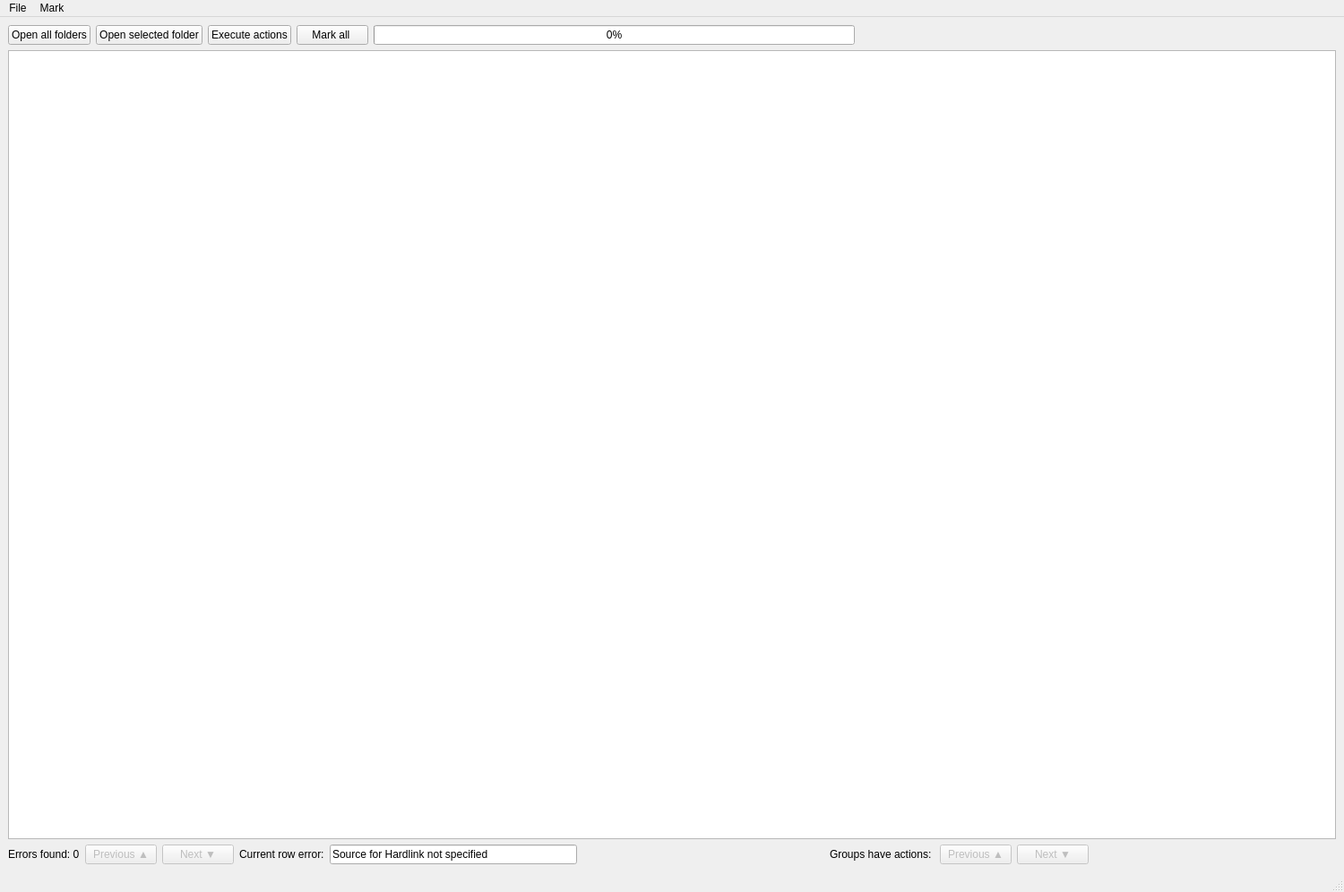
<?xml version="1.0" encoding="UTF-8"?>
<ui version="4.0">
 <class>MainWindow</class>
 <widget class="QMainWindow" name="MainWindow">
  <property name="geometry">
   <rect>
    <x>0</x>
    <y>0</y>
    <width>1500</width>
    <height>996</height>
   </rect>
  </property>
  <property name="sizePolicy">
   <sizepolicy hsizetype="Maximum" vsizetype="Maximum">
    <horstretch>0</horstretch>
    <verstretch>0</verstretch>
   </sizepolicy>
  </property>
  <property name="windowTitle">
   <string>MainWindow</string>
  </property>
  <widget class="QWidget" name="centralwidget">
   <layout class="QVBoxLayout" name="verticalLayout_2">
    <item>
     <layout class="QVBoxLayout" name="verticalLayout">
      <property name="sizeConstraint">
       <enum>QLayout::SetDefaultConstraint</enum>
      </property>
      <item>
       <layout class="QHBoxLayout" name="horizontalLayout">
        <item>
         <widget class="QPushButton" name="pushButton">
          <property name="text">
           <string>Open all folders</string>
          </property>
         </widget>
        </item>
        <item>
         <widget class="QPushButton" name="gui_button">
          <property name="text">
           <string>Open selected folder</string>
          </property>
         </widget>
        </item>
        <item>
         <widget class="QPushButton" name="pushButton_2">
          <property name="text">
           <string>Execute actions</string>
          </property>
         </widget>
        </item>
        <item>
         <widget class="QPushButton" name="pushButton_3">
          <property name="text">
           <string>Mark all </string>
          </property>
         </widget>
        </item>
        <item>
         <widget class="QProgressBar" name="progressBar">
          <property name="enabled">
           <bool>true</bool>
          </property>
          <property name="sizePolicy">
           <sizepolicy hsizetype="Expanding" vsizetype="Fixed">
            <horstretch>0</horstretch>
            <verstretch>0</verstretch>
           </sizepolicy>
          </property>
          <property name="value">
           <number>0</number>
          </property>
          <property name="textVisible">
           <bool>true</bool>
          </property>
          <property name="invertedAppearance">
           <bool>false</bool>
          </property>
         </widget>
        </item>
        <item>
         <spacer name="horizontalSpacer">
          <property name="orientation">
           <enum>Qt::Horizontal</enum>
          </property>
          <property name="sizeHint" stdset="0">
           <size>
            <width>40</width>
            <height>20</height>
           </size>
          </property>
         </spacer>
        </item>
       </layout>
      </item>
      <item>
       <widget class="QTableView" name="tableView"/>
      </item>
     </layout>
    </item>
    <item>
     <layout class="QHBoxLayout" name="horizontalLayout_2">
      <item>
       <widget class="QLabel" name="label_errors_count">
        <property name="text">
         <string>Errors found: 0</string>
        </property>
       </widget>
      </item>
      <item>
       <widget class="QPushButton" name="btn_previous_error">
        <property name="enabled">
         <bool>false</bool>
        </property>
        <property name="sizePolicy">
         <sizepolicy hsizetype="Fixed" vsizetype="Fixed">
          <horstretch>0</horstretch>
          <verstretch>0</verstretch>
         </sizepolicy>
        </property>
        <property name="minimumSize">
         <size>
          <width>20</width>
          <height>0</height>
         </size>
        </property>
        <property name="text">
         <string>Previous ▲</string>
        </property>
       </widget>
      </item>
      <item>
       <widget class="QPushButton" name="btn_next_error">
        <property name="enabled">
         <bool>false</bool>
        </property>
        <property name="text">
         <string>Next ▼</string>
        </property>
       </widget>
      </item>
      <item>
       <widget class="QLabel" name="label_2">
        <property name="text">
         <string>Current row error:</string>
        </property>
       </widget>
      </item>
      <item>
       <widget class="QLineEdit" name="field_current_error">
        <property name="enabled">
         <bool>true</bool>
        </property>
        <property name="text">
         <string>Source for Hardlink not specified</string>
        </property>
        <property name="readOnly">
         <bool>true</bool>
        </property>
       </widget>
      </item>
      <item>
       <spacer name="horizontalSpacer_2">
        <property name="orientation">
         <enum>Qt::Horizontal</enum>
        </property>
        <property name="sizeHint" stdset="0">
         <size>
          <width>100</width>
          <height>20</height>
         </size>
        </property>
       </spacer>
      </item>
      <item>
       <widget class="QLabel" name="groups_have_actions_label">
        <property name="text">
         <string>Groups have actions: </string>
        </property>
       </widget>
      </item>
      <item>
       <widget class="QPushButton" name="btn_previous_group">
        <property name="enabled">
         <bool>false</bool>
        </property>
        <property name="text">
         <string>Previous ▲</string>
        </property>
       </widget>
      </item>
      <item>
       <widget class="QPushButton" name="btn_next_group">
        <property name="enabled">
         <bool>false</bool>
        </property>
        <property name="text">
         <string>Next ▼</string>
        </property>
       </widget>
      </item>
      <item>
       <spacer name="horizontalSpacer_3">
        <property name="orientation">
         <enum>Qt::Horizontal</enum>
        </property>
        <property name="sizeHint" stdset="0">
         <size>
          <width>40</width>
          <height>20</height>
         </size>
        </property>
       </spacer>
      </item>
     </layout>
    </item>
   </layout>
  </widget>
  <widget class="QMenuBar" name="menubar">
   <property name="geometry">
    <rect>
     <x>0</x>
     <y>0</y>
     <width>1500</width>
     <height>20</height>
    </rect>
   </property>
   <widget class="QMenu" name="menuFile">
    <property name="title">
     <string>File</string>
    </property>
    <addaction name="OpenResults"/>
   </widget>
   <widget class="QMenu" name="menuMark">
    <property name="title">
     <string>Mark</string>
    </property>
    <addaction name="actionDelete_sibling_duplicates"/>
    <addaction name="actionHardlink_sibling_duplicates"/>
   </widget>
   <addaction name="menuFile"/>
   <addaction name="menuMark"/>
  </widget>
  <widget class="QStatusBar" name="statusbar"/>
  <action name="OpenResults">
   <property name="text">
    <string>Open CloneSpy results</string>
   </property>
  </action>
  <action name="actionDelete_sibling_duplicates">
   <property name="text">
    <string>Delete sibling duplicates</string>
   </property>
  </action>
  <action name="actionHardlink_sibling_duplicates">
   <property name="text">
    <string>Hardlink sibling duplicates</string>
   </property>
  </action>
 </widget>
 <resources/>
 <connections/>
</ui>
